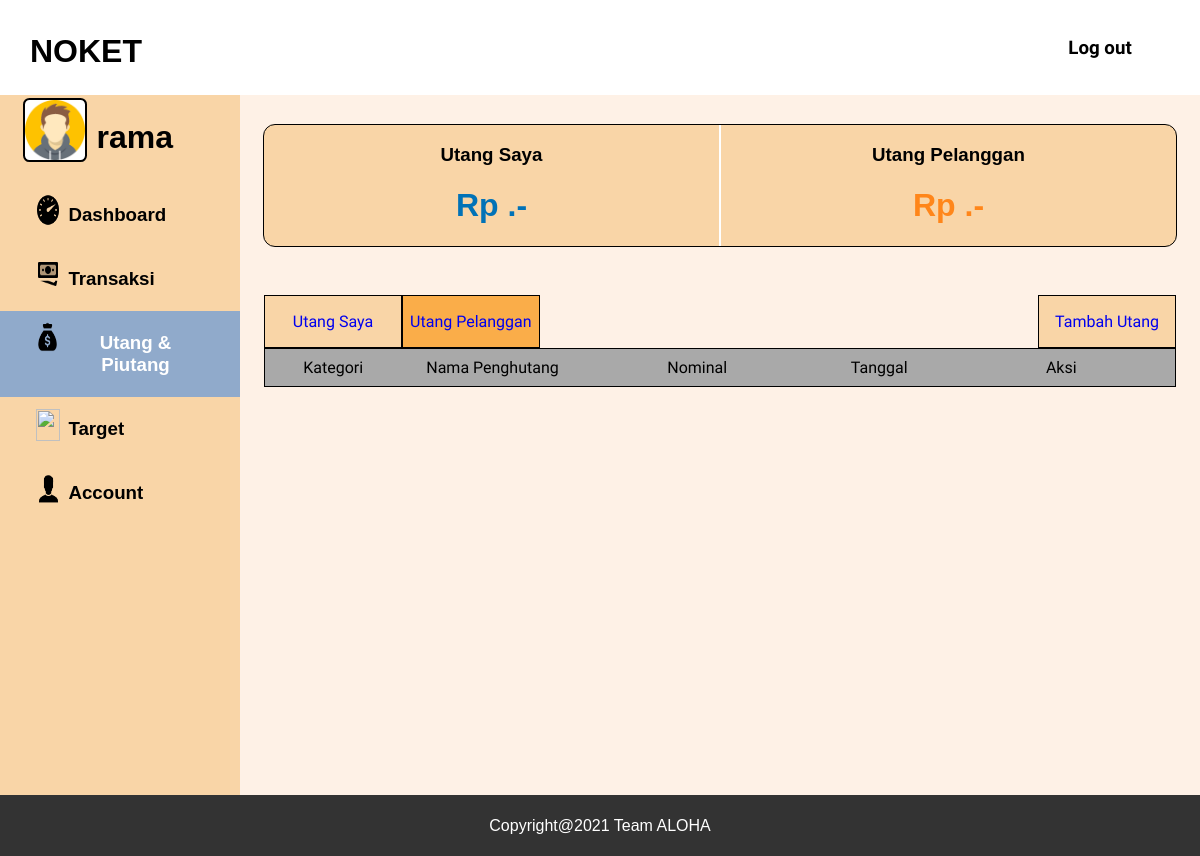
Before: /piutang.php (signed in) with the older database file.
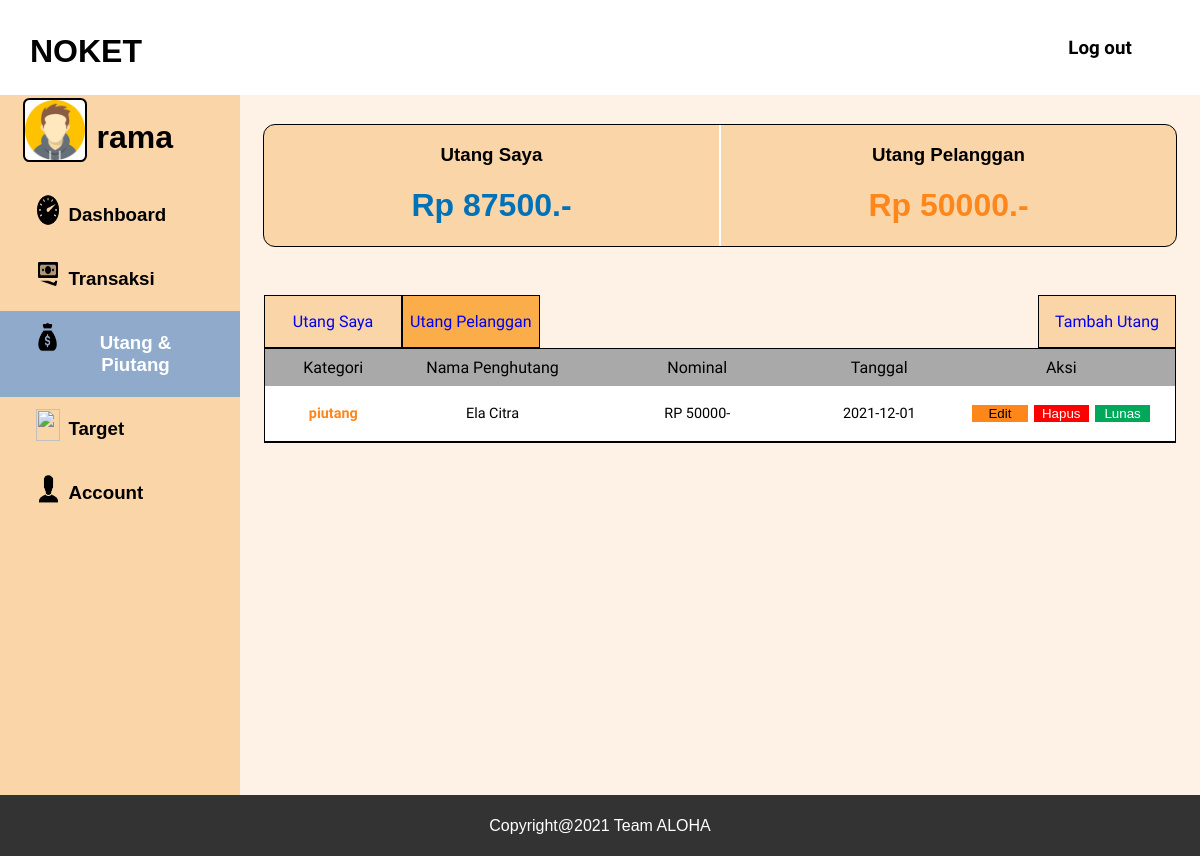
After: the same page with the newer database file.
### tables this page shows
CREATE TABLE `catatanutang` (
  `id` int(255) NOT NULL,
  `jumlah` int(255) NOT NULL,
  `tanggal` date NOT NULL,
  `id_pengguna` int(255) NOT NULL,
  `id_subkategori` int(255) NOT NULL,
  `id_instansi` int(255) NOT NULL
);

CREATE TABLE `subkategori` (
  `id` int(255) NOT NULL,
  `nama` varchar(255) NOT NULL,
  `id_kategori` int(255) NOT NULL
);

CREATE TABLE `instansi` (
  `id` int(255) NOT NULL,
  `nama` text NOT NULL
);

### piutang.php (the view, shortened to what the changed rows need)
<?php
    include 'php/koneksi.php';
    $sql2 = "SELECT cu.id AS id ,sk.nama AS kategori, i.nama AS nama , cu.jumlah, cu.tanggal FROM catatanutang cu INNER JOIN subkategori sk ON cu.id_subkategori = sk.id INNER JOIN kategoricatatan kc ON sk.id_kategori = kc.id INNER JOIN instansi i ON cu.id_instansi = i.id WHERE cu.id_pengguna = '$_SESSION[id]' AND sk.id_kategori = 4;" ;
    $result2 = mysqli_query($conn, $sql2);
    $sql3 = "SELECT SUM(ck.jumlah) AS jumlah FROM catatanutang ck INNER JOIN subkategori sk ON ck.id_subkategori = sk.id WHERE sk.id = 3;";
    $result3 = mysqli_query($conn, $sql3);
    $row3 = mysqli_fetch_assoc($result3);
    $sql4 = "SELECT SUM(ck.jumlah) AS jumlah FROM catatanutang ck INNER JOIN subkategori sk ON ck.id_subkategori = sk.id WHERE sk.id = 4;";
    $result4 = mysqli_query($conn, $sql4);
    $row4 = mysqli_fetch_assoc($result4);
?>
<html>
    <head>
        <link rel="stylesheet" href="css/piutang.css">
    </head>
    <body>
    <div id="page">
        <div class = "navbar">
            <div class="navbarLogo">
                <h1>NOKET<h1>
            </div>
        </div>
        <div id="isi-page">
            <div id="sidebar">
                <div class="sidebar-item-profile">
                    <div id="sidebar-image-container">
                        <h1><?php echo $_SESSION['username'];  ?></h1>
                    </div>
                </div>
            </div>
            <div id="content-card">
                <div id="info-header">
                    <div id="info-header-kiri">
                        <div class="info-header-isi">
                            <h1 style="color: 0172B7;">Rp <?php echo $row4['jumlah']; ?>.-</h1>
                        </div>
                    </div>
                    <div id="info-header-kanan">
                        <div class="info-header-isi">
                            <h1 style="color: FF861A;">Rp <?php echo $row3['jumlah']; ?>.-</h1>
                        </div>
                    </div>
                </div>
                <div id="table-wrapper">
                    <div id="table-scroll">
                        <table id="myTable" cellspacing="0">
                            <thead>
                                <tr>
                                    <th style="width: 15%;">
                                        <p>
                                            Kategori
                                        </p>
                                    </th>
                                    <th style="width: 20%;">
                                        <p>
                                            Nama Penghutang
                                        </p>
                                    </th>
                                    <th style="width: 25%;" onclick="sortTable(0)">
                                        <p>
                                            Nominal
                                        </p>
                                    </th>
                                    <th style="width: 15%;" onclick="sortTable(1)">
                                        <p>
                                            Tanggal
                                        </p>
                                    </th>
                                    <th style="width: 25%;">
                                        <p>
                                            Aksi
                                        </p>
                                    </th>
                                </tr>
                            </thead>
                            <tbody>
                                <?php
                                    while($row2 = mysqli_fetch_assoc($result2)) {
                                        echo "<tr>
                                            <td><p id='table-kategori-pengeluaran' style='font-weight:bold;'>".$row2['kategori']."</p></td>
                                            <td><p>".$row2['nama']."</p></td>
                                            <td><p>RP ".$row2['jumlah']."-</p></td>
                                            <td><p>".$row2['tanggal']."</p></td>
                                            <td style='white-space: nowrap; overflow: auto;'>
                                        <a href='edit-utang.php?id=".$row2['id']."'><button id='tombol-aksi-edit' name='bEdit'>Edit </button></a>
                                        <a href='php/hapus.php?id=".$row2['id']."'><button id='tombol-aksi-hapus' name='bHapus'>Hapus</button></a>
                                        <a href='php/hapus.php?id=".$row2['id']."'><button id='tombol-aksi-lunas' name='bLunas'>Lunas</button></a>
                                    </td>
                                        </tr>";
                                    }
                                ?>
                            </tbody>
                        </table>
                    </div>
                </div>
            </div>
        </div>
    </div>
    </body>
</html>

Changed rows visible on the page:
added catatanutang: id_subkategori.nama "piutang", id_instansi.nama "Ela Citra", jumlah "50000", tanggal "2021-12-01"
Other visible differences:
$row4['jumlah']: (not shown) → "87500"
$row3['jumlah']: (not shown) → "50000"
